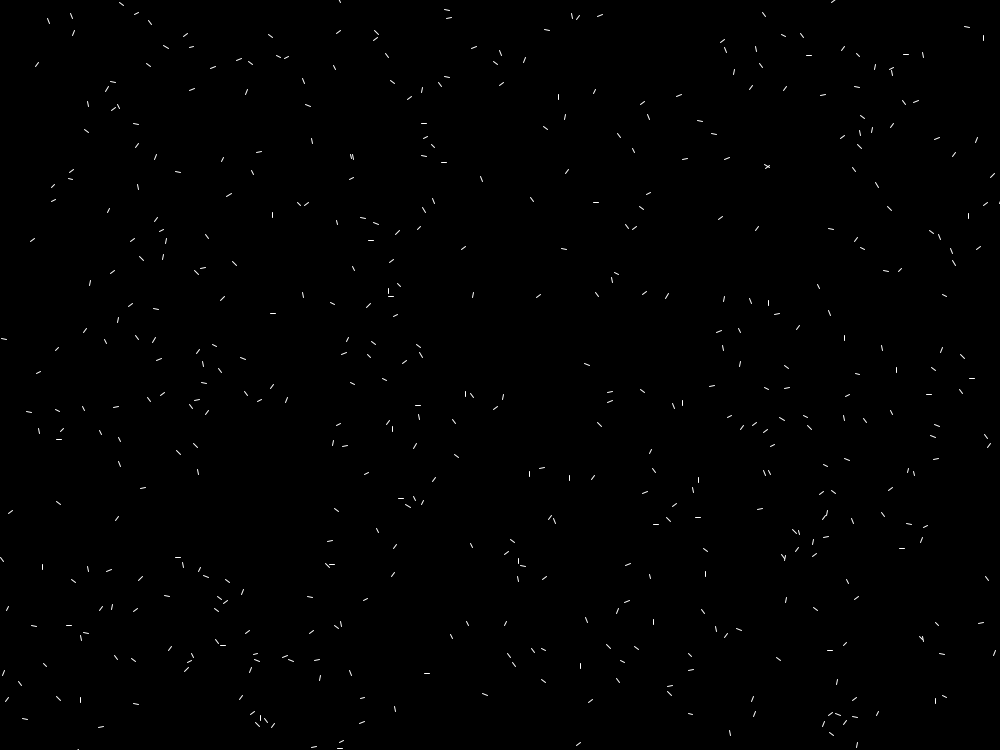
Frame 1 (no input)
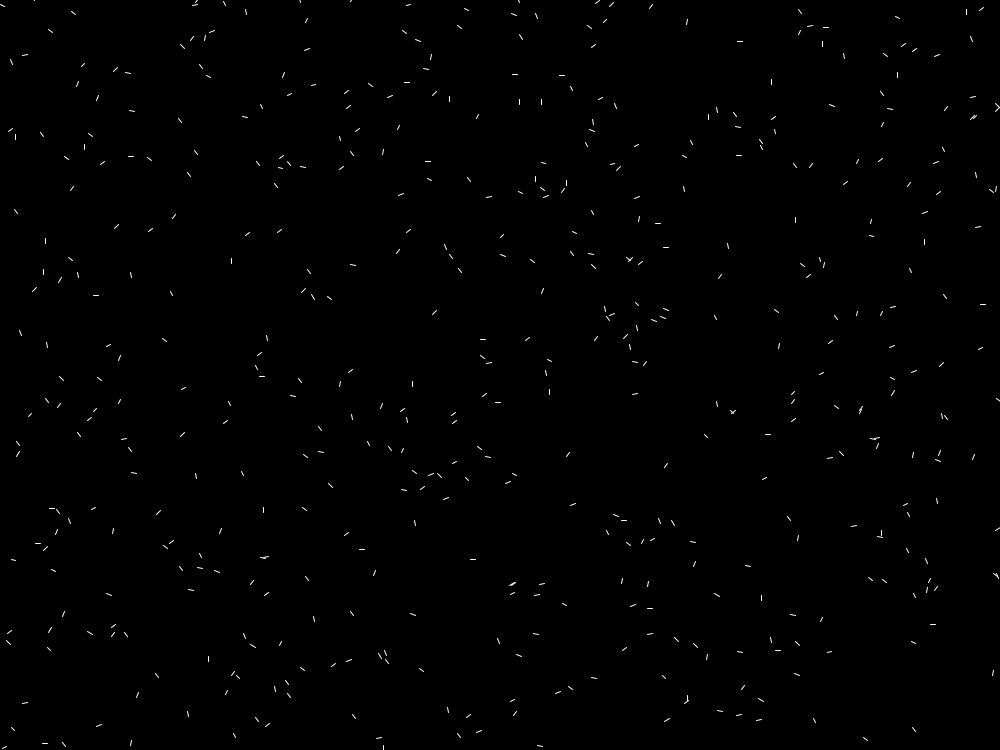
Frame 60 (the mouse pressed at the canvas centre just before this capture)
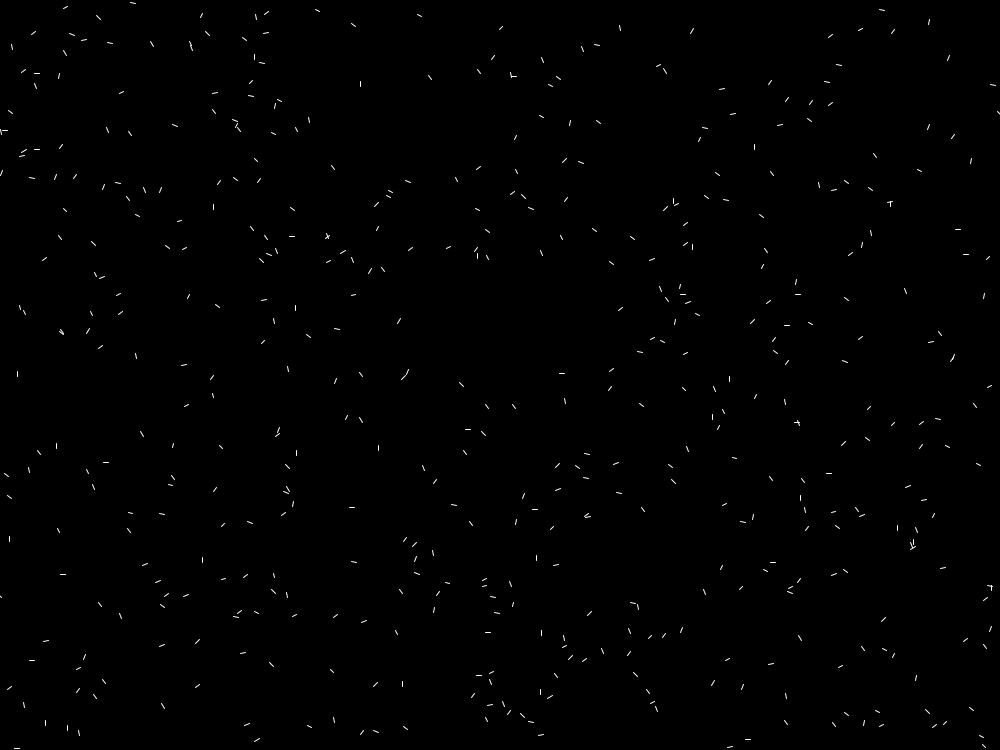
Frame 120 (the mouse held since frame 60 and released just before this capture)

The Processing sketch that drew these frames (run headless with seeded random() and noise(); from frame 60 on, the mouse is pressed at the canvas centre):

// Processing sketch: FluidDreams
// ── FluidDreams.pde
int gridSize = 50; //<>// //<>//
int numXElements = 20;
int numYElements = 15;
int numParticles = 500;

Boolean displayGrid = false;

float increment;
float zoff;

FlowField field;
ParticleSystem parts;


void settings() {
  size(numXElements*gridSize, numYElements*gridSize);
}

void setup() {

  field = new FlowField(numXElements, numYElements, gridSize);
  parts = new ParticleSystem(numParticles);
 //   frameRate(2);
}

void draw() {
  background(0);

  field.update(increment);
  zoff += 0.005;
  parts.update();
//  parts.checkEdges();
  parts.display();
    parts.checkEdges();
  if (displayGrid) {
    field.display();
  }

}

void keyPressed() {
  if (key == 'g' || key == 'G') {
    displayGrid = !displayGrid;
  }
  if (key == 'i' || key == 'I') {
    increment += 0.001;
    println("Increment = "+increment);
  }
  if (key == 'd' || key == 'D') {
    increment -= 0.001;
    println("Increment = "+increment);
  }
}
// ── FlowElement.pde
class FlowElement {
  PVector center;
  PVector flow;
  int gridSize;
  
  FlowElement(float t_x, float t_y, int t_size){
    center = new PVector(t_x,t_y);
    gridSize = t_size;
  }
  
  void display(){
    rectMode(CENTER);
    noFill();
    stroke(255);
    pushMatrix();
    translate(center.x,center.y);
    rect(0,0,gridSize,gridSize);
    scale(2);
    rotate(flow.heading());
    line(-5,0,5,0);
    line(5,0,3,-3);
    line(5,0,3,3);
    popMatrix();
  }
  
}
// ── FlowField.pde
class FlowField {
  FlowElement[][] fieldPoints;
  int numX;
  int numY;

  FlowField(int t_numX, int t_numY, int t_size) {
    numX = t_numX;
    numY = t_numY;
    fieldPoints = new FlowElement[t_numY][t_numX];
    for (int i=0; i<t_numY; i++) {
      for (int j=0; j<t_numX; j++) {
        fieldPoints[i][j] = new FlowElement(j*t_size+t_size/2, i*t_size+t_size/2, t_size);
                fieldPoints[i][j].flow = new PVector(0,0);
      }
    }
  }


  void update(float t_inc) {
    float yoff = 0;
    for (int i = 0; i < numY; i++) {
      float xoff=0;
      for (int j = 0; j < numX; j++) {
        float theta = map(noise(yoff, xoff, zoff), 0, 1.0, 0, 2*TWO_PI);
  //      println(theta);
        fieldPoints[i][j].flow.set(cos(theta), sin(theta));
        xoff += t_inc;
      }
      yoff += t_inc;
    }
  }

  void display() {
    for (int i=0; i<numY; i++) {
      for (int j=0; j<numX; j++) {
        fieldPoints[i][j].display();
      }
    }
  }
}
// ── Particle.pde
class Particle{
  PVector location;
  PVector velocity;
  PVector pLocation;
    
  Particle(){
    location = new PVector(random(width), random(height));
    velocity = new PVector(random(-20,20),random(-20,20));
    velocity.setMag(5);
    
    pLocation = new PVector(0,0);
  }
  
  void display(){
    fill(255,15);
 //   ellipse(location.x,location.y,3,3);
 strokeWeight(1);
stroke(255);
  line(location.x, location.y, pLocation.x,pLocation.y);
  }

   void update(){
    pLocation.x = location.x;
    pLocation.y = location.y;

    location.add(velocity);
    //    print(PVector.dist(location,pLocation));
  }
  void checkEdges(){
    if(location.x<0){
    location.x = width;
  }
    else if(location.x>width){
    location.x = 0;
  }
    else if(location.y<0){location.y = height;}
    else if(location.y>height){location.y = 0;}
  }
}
// ── ParticleSystem.pde
class ParticleSystem {
  Particle[] part;
  int numParticles;

  ParticleSystem(int t_num) {
    numParticles = t_num;
    part = new Particle[t_num];
    for (int i=0; i<t_num; i++) {
      part[i] = new Particle();
    }
  }
  
  void display(){
    for(int i=0; i<numParticles; i++){
      part[i].display();
    }
  }
  
    void update(){
    for(int i=0; i<numParticles; i++){
      part[i].update();
    }
  }
  
   void checkEdges(){
    for(int i=0; i<numParticles; i++){
      part[i].checkEdges();
    }
  }
}
